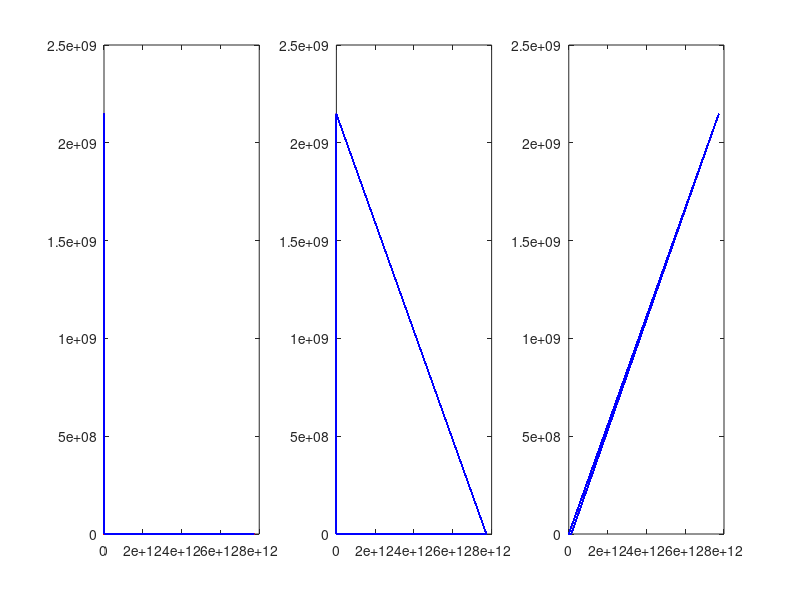

The MATLAB script that drew this image:
clc
clear
[o, ErrM] = fopen ('5.txt', 'r');
if(o == -1)
    warning(ErrM); 
    return;
end;
a = fscanf(o,'%d%c %d%c %d%c %d%c %i%c %i%c %i%c %d%c %d%c %d%c %d\n',[21, Inf])';
fclose(o);
g=[(a(:,3)),(a(:,5)),(a(:,7)),(a(:,17)),(a(:,19)),(a(:,21))]
[z, ErrM] = fopen ('5_1.txt', 'w');
if(z == -1)
    warning(ErrM); 
    return;
end;
b = fprintf(z,'%i %i %i %d:%d:%d\n',g');
fclose(z);




[o, ErrM] = fopen ('6.txt', 'r');
if(o == -1)
    warning(ErrM); 
    return;
end;
c = fscanf(o,'%d%c %d%c %d%c %d%c %i%c %i%c %i%c %d%c %d%c %d%c %d\n',[21, Inf])';
fclose(o);
h=[(c(:,3)),(c(:,5)),(c(:,7)),(c(:,17)),(c(:,19)),(c(:,21))]
[z, ErrM] = fopen ('5_1.txt', 'w');
if(z == -1)
    warning(ErrM); 
    return;
end;
d = fprintf(z,'%i %i %i %d:%d:%d\n',h');
fclose(z);



cx=c(:,21)+c(:,19)*60+c(:,17)*3600;
cy=c(:,9);
cy2=c(:,11);
cy3=c(:,13);

x=a(:,21)+a(:,19)*60+a(:,17)*3600;
y=a(:,9);
y2=a(:,11);
y3=a(:,13);
subplot(1,3,1);
plot(x,y,'r.',cx,cy,'b-');
subplot(1,3,2);
plot(x,y2,'r-',cx,cy2,'b-')
subplot(1,3,3);
plot(x,y3,'r-',cx,cy3,'b-')

%%
cx=c(:,21)+c(:,19)*60+c(:,17)*3600;
cy=c(:,3);
cy2=c(:,5);
cy3=c(:,7);

x=a(:,21)+a(:,19)*60+a(:,17)*3600;
y=a(:,3);
y2=a(:,5);
y3=a(:,7);
subplot(1,3,1);
plot(x,y,'r.',cx,cy,'b-');
subplot(1,3,2);
plot(x,y2,'r-',cx,cy2,'b-')
subplot(1,3,3);
plot(x,y3,'r-',cx,cy3,'b-')

